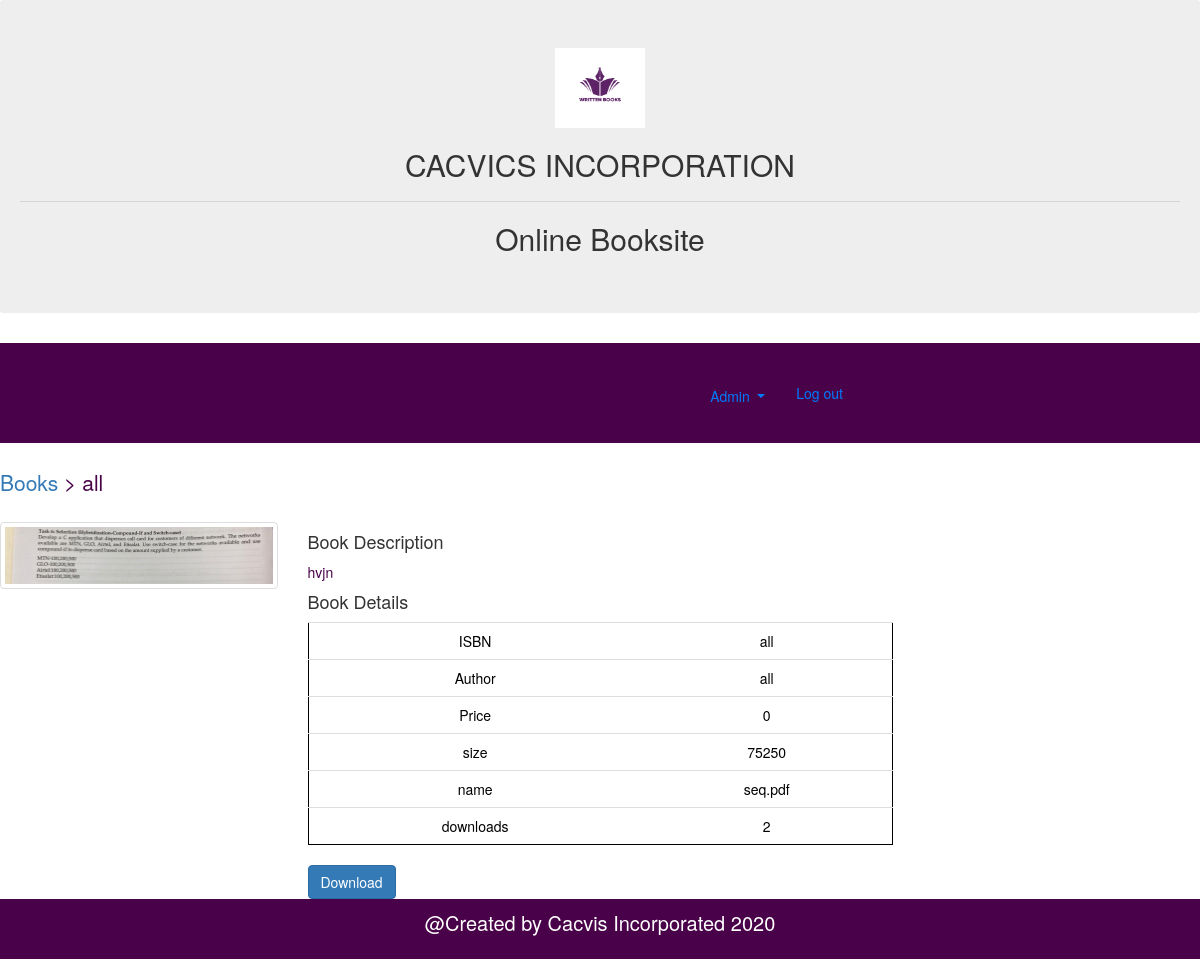
The page /adminshowcasese.php?bookisbn=all on the database its author committed.
### tables this page shows
CREATE TABLE `se` (
  `book_isbn` varchar(255) NOT NULL,
  `book_title` varchar(60) NOT NULL,
  `book_author` varchar(40) NOT NULL,
  `book_image` varchar(40) NOT NULL,
  `book_descr` text NOT NULL,
  `book_price` decimal(6,0) NOT NULL,
  `publisherid` int(11) NOT NULL,
  `size` int(11) NOT NULL,
  `name` varchar(255) NOT NULL,
  `downloads` int(11) NOT NULL
);

### adminshowcasese.php (the view, shortened to what this page needs)
<?php
$book_isbn = $_GET['bookisbn'];
$conn = db_connect();
$query = "SELECT * FROM se WHERE book_isbn = '$book_isbn'";
$result = mysqli_query($conn, $query);
$row = mysqli_fetch_assoc($result);
require "./template/headeradmin.php";
?>
<p class="lead" style="margin: 25px 0"><a href="adminviewall.php">Books</a> > <?php echo $row['book_title']; ?></p>
<div class="row">
    <div class="col-md-3 text-center">
        <img class="img-responsive img-thumbnail" src="./bootstrap/img/<?php echo $row['book_image']; ?>">
    </div>
    <div class="col-md-6">
        <h4>Book Description</h4>
        <p><?php echo $row['book_descr']; ?></p>
        <h4>Book Details</h4>
        <table class="table">
            <?php foreach ($row as $key => $value) {
                if ($key == "book_descr" || $key == "book_image" || $key == "publisherid" || $key == "book_title") {
                    continue;
                }
                switch ($key) {
                    case "book_isbn":
                        $key = "ISBN";
                        break;
                    case "book_author":
                        $key = "Author";
                        break;
                    case "book_price":
                        $key = "Price";
                        break;
                }
                ?>
                    <tr>
                        <td><?php echo $key; ?></td>
                        <td><?php echo $value; ?></td>
                    </tr>
                <?php
                }
                ?>
        </table>
        <form method="get" action="downloadse_ser.php">
            <input type="submit" value="Download" name="sup" class="btn btn-primary">
        </form>
    </div>
</div>
<?php
require "./template/footer.php";
?>

### firstpage_des.css (style rules this page uses)
body { background-color:white; }
table,th,tr { color: black; border:collapse; width:100%; text-align:center; table-layout: center; margin-right: center; border: 1px solid black; }
p { color: #490249; }

### rows shown on the page
se: book_title "all", book_image (picture), book_descr "hvjn", book_isbn "all", book_author "all", book_price "0", size "75250", name "seq.pdf", downloads "2"

### other values the page prints
$key "ISBN"
$key "Author"
$key "Price"
$key "size"
$key "name"
$key "downloads"
